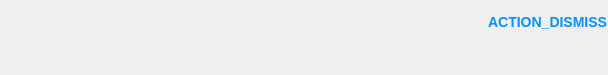
<?xml version="1.0" encoding="UTF-8"?>
<ui version="4.0">
 <class>SnackbarWidget</class>
 <widget class="QWidget" name="SnackbarWidget">
  <property name="geometry">
   <rect>
    <x>0</x>
    <y>0</y>
    <width>608</width>
    <height>75</height>
   </rect>
  </property>
  <property name="sizePolicy">
   <sizepolicy hsizetype="Preferred" vsizetype="Fixed">
    <horstretch>0</horstretch>
    <verstretch>0</verstretch>
   </sizepolicy>
  </property>
  <property name="minimumSize">
   <size>
    <width>0</width>
    <height>75</height>
   </size>
  </property>
  <property name="maximumSize">
   <size>
    <width>16777215</width>
    <height>101</height>
   </size>
  </property>
  <property name="windowTitle">
   <string/>
  </property>
  <property name="styleSheet">
   <string notr="true">QLabel {
	font-size: 15px;
	color: rgb(170, 170, 170);
	font-weight: bold;
}

QPushButton {
	background-color: none;
	color: rgb(0, 146, 255);
	text-align: right;
	font-weight: bold;
	font-size: 14px;
}
</string>
  </property>
  <layout class="QHBoxLayout" name="horizontalLayout">
   <property name="spacing">
    <number>0</number>
   </property>
   <property name="leftMargin">
    <number>10</number>
   </property>
   <property name="topMargin">
    <number>0</number>
   </property>
   <property name="rightMargin">
    <number>0</number>
   </property>
   <property name="bottomMargin">
    <number>0</number>
   </property>
   <item>
    <layout class="QHBoxLayout" name="horizontalLayout_2">
     <property name="spacing">
      <number>0</number>
     </property>
     <property name="rightMargin">
      <number>5</number>
     </property>
     <item>
      <widget class="QLabel" name="label_icon">
       <property name="minimumSize">
        <size>
         <width>56</width>
         <height>56</height>
        </size>
       </property>
       <property name="maximumSize">
        <size>
         <width>56</width>
         <height>56</height>
        </size>
       </property>
       <property name="text">
        <string/>
       </property>
       <property name="scaledContents">
        <bool>true</bool>
       </property>
      </widget>
     </item>
    </layout>
   </item>
   <item>
    <widget class="QLabel" name="label">
     <property name="sizePolicy">
      <sizepolicy hsizetype="Expanding" vsizetype="Expanding">
       <horstretch>0</horstretch>
       <verstretch>0</verstretch>
      </sizepolicy>
     </property>
     <property name="text">
      <string/>
     </property>
     <property name="textFormat">
      <enum>Qt::RichText</enum>
     </property>
     <property name="wordWrap">
      <bool>true</bool>
     </property>
    </widget>
   </item>
   <item>
    <layout class="QVBoxLayout" name="verticalLayout">
     <property name="spacing">
      <number>5</number>
     </property>
     <property name="topMargin">
      <number>10</number>
     </property>
     <property name="bottomMargin">
      <number>10</number>
     </property>
     <item>
      <widget class="QPushButton" name="button_close">
       <property name="layoutDirection">
        <enum>Qt::RightToLeft</enum>
       </property>
       <property name="text">
        <string>ACTION_DISMISS</string>
       </property>
       <property name="flat">
        <bool>true</bool>
       </property>
      </widget>
     </item>
     <item>
      <widget class="QPushButton" name="button_action">
       <property name="sizePolicy">
        <sizepolicy hsizetype="Minimum" vsizetype="Preferred">
         <horstretch>0</horstretch>
         <verstretch>0</verstretch>
        </sizepolicy>
       </property>
       <property name="layoutDirection">
        <enum>Qt::RightToLeft</enum>
       </property>
       <property name="text">
        <string/>
       </property>
       <property name="flat">
        <bool>true</bool>
       </property>
      </widget>
     </item>
    </layout>
   </item>
  </layout>
 </widget>
 <resources/>
 <connections/>
</ui>
